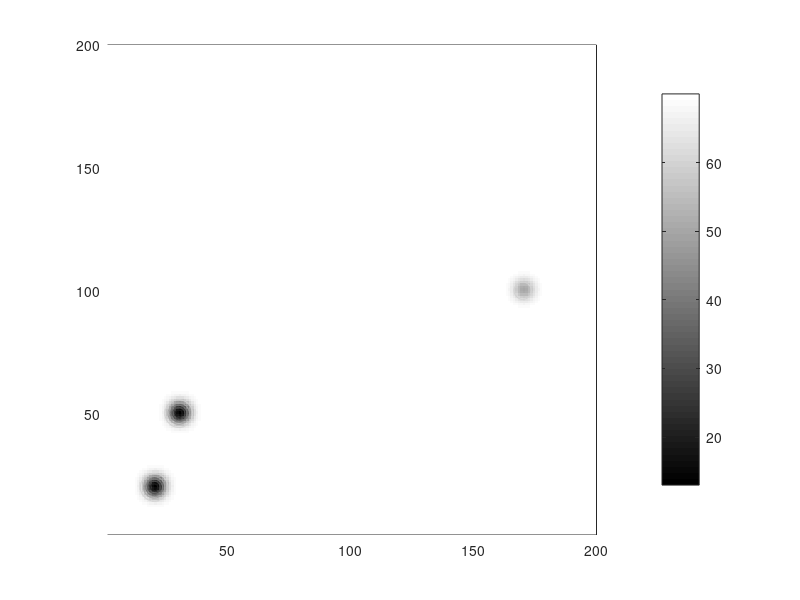

MATLAB code for this plot: (Note: this script raises an error after producing the figure.)
% cell_membrane_and_distributions
% aim: 
% 1. Create a smoothed random t-cell membrane.
% 2. Scatter points randomly according hights
% and other relevant data.

array_size_nm = 2000;
pixel_size_nm = 10;

array_size_pixels = round(array_size_nm/pixel_size_nm);

array0 = ones(array_size_pixels,array_size_pixels);
z_max_nm = 70;
array_z_max_nm = z_max_nm*array0;

array_z0 = array_z_max_nm;
%% Set membrane height:
array_z0(20,20) = 13;
array_z0(50,30) = 13;
array_z0(100,170) = 50;

%% smooth membrane:
hsize = 101;
sigma = 3;
h = fspecial('gaussian',hsize,sigma);
array_f = imfilter(array_z0,h,'replicate'); 
% dz1 = abs(z_max_nm - 13);
array_z = 70+57*(array_f-70)/(70-min(min(array_f)));

%
figure(4)
h1 = pcolor(array_z);
set(h1, 'EdgeColor','none')
axis equal
axis tight
colorbar
colormap(gray)

hold on
levels = 0:10:60;
[M,c] = contour(array_z, levels);
c.Color = [0.0 0.0 0.0];

hold off
caxis([0 70])